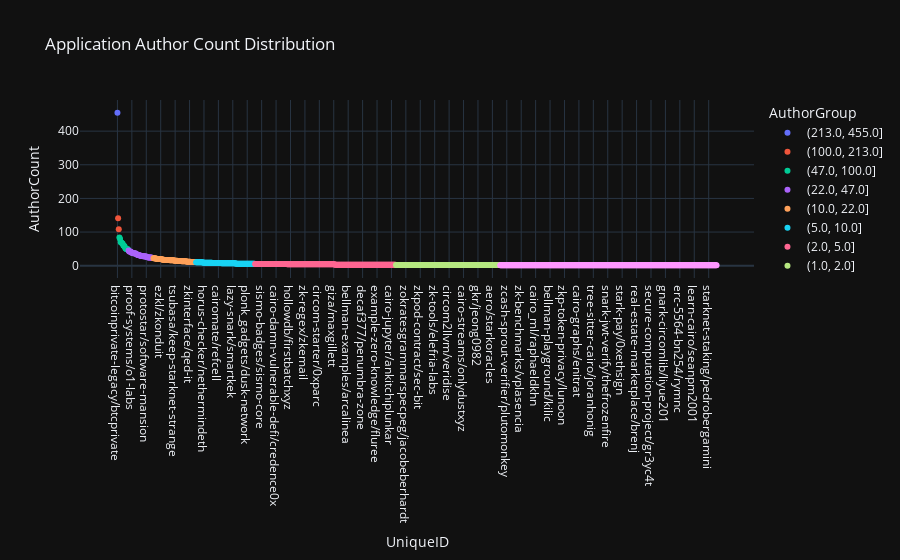

Source (notebook cell):
### Markdown cell above
#### Application Author Count

### Code cell
fig = px.scatter(application_committers,  x='UniqueID', y='AuthorCount',
                   color='AuthorGroup',
                   title='Application Author Count Distribution',
                   template='plotly_dark', 
                )
fig.show()

### Figure 1 — Plotly figure (JSON) as saved in the notebook; plotly's stock layout.template omitted (floating-point values rounded to 4 significant figures; data arrays with more than 128 entries replaced by an {"elided": "..."} marker saying what was removed)
{"data": [{"hovertemplate": "AuthorGroup=(213.0, 455.0]<br>UniqueID=%{x}<br>AuthorCount=%{y}<extra></extra>", "legendgroup": "(213.0, 455.0]", "marker": {"color": "#636efa", "symbol": "circle"}, "mode": "markers", "name": "(213.0, 455.0]", "orientation": "v", "showlegend": true, "type": "scatter", "x": ["bitcoinprivate-legacy/btcprivate"], "xaxis": "x", "y": [455], "yaxis": "y"}, {"hovertemplate": "AuthorGroup=(100.0, 213.0]<br>UniqueID=%{x}<br>AuthorCount=%{y}<extra></extra>", "legendgroup": "(100.0, 213.0]", "marker": {"color": "#EF553B", "symbol": "circle"}, "mode": "markers", "name": "(100.0, 213.0]", "orientation": "v", "showlegend": true, "type": "scatter", "x": ["starknet-ecosystem.com/419labs", "mina/minaprotocol"], "xaxis": "x", "y": [141, 108], "yaxis": "y"}, {"hovertemplate": "AuthorGroup=(47.0, 100.0]<br>UniqueID=%{x}<br>AuthorCount=%{y}<extra></extra>", "legendgroup": "(47.0, 100.0]", "marker": {"color": "#00cc96", "symbol": "circle"}, "mode": "markers", "name": "(47.0, 100.0]", "orientation": "v", "showlegend": true, "type": "scatter", "x": ["baseline/eea-oasis", "cairo/starkware-libs", "starknetbook/starknet-edu", "madara/keep-starknet-strange", "snarkos/aleohq", "starknet.js/0xs34n", "zokrates/zokrates", "zokrates/scrypt-inc", "zkevm-circuits/kroma-network", "kakarot/kkrt-labs", "cairo-vm/lambdaclass", "noah/findoranetwork", "noir/noir-lang", "darkfi/darkrenaissance"], "xaxis": "x", "y": [84, 79, 70, 69, 67, 65, 60, 59, 57, 52, 50, 49, 49, 49], "yaxis": "y"}, {"hovertemplate": "AuthorGroup=(22.0, 47.0]<br>UniqueID=%{x}<br>AuthorCount=%{y}<extra></extra>", "legendgroup": "(22.0, 47.0]", "marker": {"color": "#ab63fa", "symbol": "circle"}, "mode": "markers", "name": "(22.0, 47.0]", "orientation": "v", "showlegend": true, "type": "scatter", "x": ["lambdaworks/lambdaclass", "snarkvm/aleohq", "juno/nethermindeth", "dojo/dojoengine", "protocols/loopring", "proof-systems/o1-labs", "cairo-contracts/openzeppelin", "substrate-arkworks-examples/achimcc", "bellpepper/lurk-lab", "beerus/keep-starknet-strange", "o1js/o1-labs", "starknet-cairo-101/starknet-edu", "warp/nethermindeth", "starknet_in_rust/lambdaclass", "eden23cairo1/gyan0890", "starknet-foundry/foundry-rs", "starknet-devnet/0xspaceshard", "starknet-react/apibara", "cairo-by-example/lambdaclass", "starknet.go/nethermindeth", "alexandria/keep-starknet-strange", "zk-swap-libsnark/eyblockchain", "libsnark/lattice-based-zksnarks", "plonk/zk-garage", "ark-bulletproofs/findoranetwork", "nightfall_3/eyblockchain", "sdk/aleohq", "protostar/software-mansion", "panther-core/pantherprotocol", "libsnark_gadgetlib3/matter-labs-archive", "papyrus/starkware-libs", "kakarot-ssj/kkrt-labs", "realms-contracts/bibliothecadao", "celer-gnark/ingonyama-zk", "blockifier/starkware-libs", "pathfinder/eqlabs", "nile/openzeppelin", "starknet-meta/mybraavos"], "xaxis": "x", "y": [45, 42, 42, 42, 39, 39, 38, 37, 37, 37, 36, 36, 34, 33, 32, 32, 31, 30, 30, 29, 29, 29, 28, 28, 28, 27, 27, 27, 26, 25, 24, 24, 24, 24, 24, 24, 23, 23], "yaxis": "y"}, {"hovertemplate": "AuthorGroup=(10.0, 22.0]<br>UniqueID=%{x}<br>AuthorCount=%{y}<extra></extra>", "legendgroup": "(10.0, 22.0]", "marker": {"color": "#FFA15A", "symbol": "circle"}, "mode": "markers", "name": "(10.0, 22.0]", "orientation": "v", "showlegend": true, "type": "scatter", "x": ["argent-x/argentlabs", "plonk/dusk-network", "unirep/unirep", "lurk-rs/lurk-lab", "fastcrypto/mystenlabs", "protocol-substrate/webb-tools", "starknet-hardhat-plugin/0xspaceshard", "zkllvm-blueprint/nilfoundation", "starklings-cairo1/shramee", "zkapp-cli/o1-labs", "semaphore/semaphore-protocol", "ezkl/zkonduit", "wtf-starknet/wtfacademy", "nova/microsoft", "starknet.py/software-mansion", "gnark-crypto/consensys", "jellyfish/espressosystems", "cairo-foundry/open-dust", "starklings/onlydustxyz", "plonkup/dusk-network", "starknet-erc721/starknet-edu", "cairo-vm-py/lambdaclass", "orion/gizatechxyz", "zero-knowledge-gadgets/webb-tools", "zkflow/ing-bank", "zk-email-verify/zkemail", "starknet-rs/xjonathanlei", "icicle/ingonyama-zk", "scarb/software-mansion", "zerosync/zerosync", "get-starknet/starknet-io", "lasso/a16z", "cairo-vm-go/nethermindeth", "tsubasa/keep-starknet-strange", "circom_old/iden3", "protocol-solidity/webb-tools", "abpr22/baghery", "vamp-ir/anoma", "manta-signer/manta-network", "creative-cairo/shramee", "starknet-hardhat-example/0xspaceshard", "zkp-compiler-shootout/anoma", "lambdaworks_stark_platinum/lambdaclass", "cairo-vm.go/lambdaclass", "zkos/starkoracles", "zk-kit/privacy-scaling-explorations", "circuits/iden3", "starkonquest/onlydustxyz", "starknet.dart/focustree", "zkxprotocol/zkxteam", "pragma/astraly-labs", "bellman-substrate/layerxcom", "bazuka/ziesha-network", "starknet-erc20/starknet-edu", "cap/espressosystems", "zkinterface/qed-it", "celo-bls-snark-rs/celo-org", "starknet-messaging-bridge/starknet-edu", "starknetbyexample/nethermindeth", "argent-contracts-starknet/argentlabs", "elusiv/elusiv-privacy", "pequin/pepper-project", "gnark/platonnetwork", "circom_runtime/iden3", "zk-benchmarking/delendum-xyz"], "xaxis": "x", "y": [22, 22, 22, 21, 21, 20, 20, 20, 20, 20, 20, 20, 19, 19, 18, 18, 18, 17, 17, 17, 17, 17, 17, 17, 17, 16, 16, 16, 16, 16, 16, 16, 15, 15, 15, 15, 15, 14, 14, 14, 14, 14, 14, 13, 13, 13, 13, 13, 13, 13, 13, 12, 12, 12, 12, 12, 12, 11, 11, 11, 11, 11, 11, 11, 11], "yaxis": "y"}, {"hovertemplate": "AuthorGroup=(5.0, 10.0]<br>UniqueID=%{x}<br>AuthorCount=%{y}<extra></extra>", "legendgroup": "(5.0, 10.0]", "marker": {"color": "#19d3f3", "symbol": "circle"}, "mode": "markers", "name": "(5.0, 10.0]", "orientation": "v", "showlegend": true, "type": "scatter", "x": ["circom_tester/iden3", "roll_up/barrywhitehat", "eigen-zkvm/0xeigenlabs", "wtf-cairo/wtfacademy", "zkid-hydra-s1/contrix-zkid", "chess-dojo/rkdud007", "starknet-playground/starknet-io", "cairo_native/lambdaclass", "starknet-snap/consensys", "starknet_stack/lambdaclass", "poseidon252/dusk-network", "privacy/provideplatform", "horus-checker/nethermindeth", "sx-starknet/snapshot-labs", "eykar.org/age-of-eykar", "ckb-zkp/sec-bit", "olavm/sin7y", "sunscreen/sunscreen-tech", "zerokit/vacp2p", "dna/apibara", "generator-starknet/onlydustxyz", "zkopru/zkopru-network", "snark-challenge/minaprotocol", "pil-stark/0xpolygonhermez", "zk-nullifier-sig/plume-sig", "amarna/crytic", "zeth/clearmatics", "r1cs-tutorial/arkworks-rs", "pycrypto/zokrates", "mammoth_ui/zigzagexchange", "starknet-debug/starknet-edu", "protocol3-circuits/loopring", "nova-scotia/nalinbhardwaj", "zkalc/mmaker", "cairomate/refcell", "plonkit/fluidex", "zk-harness/zkcollective", "garaga/keep-starknet-strange", "starknet-accounts/starknet-edu", "fluidex-backend/fluidex", "marketplace-starknet/onlydustxyz", "haal/eddieoz", "prover-server/iden3", "aleo_lambda_vm/lambdaclass", "ape-cairo/apeworx", "app.starknet.id/starknet-id", "ripp/arkworks-rs", "arkproject/thearkprojekt", "rlnjs/rate-limiting-nullifier", "abi-wan-kanabi/keep-starknet-strange", "hydra-s1-zkps/sismo-core", "oberon/cryptidtech", "zkmega/patractlabs", "solidity_plonk_verifier/matter-labs", "mpc/zcash", "zkdao/simondos", "lazy-snark/smartkek", "carbon-protocol/carbonable", "checkpoint/checkpoint-labs", "circ/circify", "air-script/0xpolygonmiden", "df-snarker/bind", "dex-zksnarks/gnosis", "thoth/fuzzinglabs", "libstark/elibensasson", "freshcryptolib/rdubois-crypto", "go-circom-prover-verifier/iden3", "hardhat-warp/nethermindeth", "starknet-jvm/software-mansion", "khepri/bitcoin-stark", "starknet-devnet-rs/0xspaceshard", "loot-survivor/bibliothecadao", "starklane/thearkprojekt", "starkbot/focustree", "snarkit/fluidex", "openzl/openzklib", "picus/chyanju", "ryo/dopedao", "plonk_gadgets/dusk-network", "pysnark/meilof", "wedpr-lab-crypto/webankblockchain", "pyzpk/shaanrockz", "circom-ecdsa/0xparc", "za/adria0", "cairo-template/auditless", "anon/webb-tools", "zkdatabase/orochi-network", "cream/couger-inc", "zkmessage.xyz/0xparc", "zero-chain/layerxcom"], "xaxis": "x", "y": [10, 10, 10, 10, 10, 10, 10, 10, 10, 10, 10, 9, 9, 9, 9, 9, 9, 9, 9, 9, 9, 9, 9, 9, 9, 8, 8, 8, 8, 8, 8, 8, 8, 8, 8, 8, 8, 8, 8, 7, 7, 7, 7, 7, 7, 7, 7, 7, 7, 7, 7, 7, 7, 7, 7, 7, 7, 7, 7, 7, 7, 6, 6, 6, 6, 6, 6, 6, 6, 6, 6, 6, 6, 6, 6, 6, 6, 6, 6, 6, 6, 6, 6, 6, 6, 6, 6, 6, 6, 6], "yaxis": "y"}, {"hovertemplate": "AuthorGroup=(2.0, 5.0]<br>UniqueID=%{x}<br>AuthorCount=%{y}<extra></extra>", "legendgroup": "(2.0, 5.0]", "marker": {"color": "#FF6692", "symbol": "circle"}, "mode": "markers", "name": "(2.0, 5.0]", "orientation": "v", "showlegend": true, "type": "scatter", "x": {"elided": "215 str values"}, "xaxis": "x", "y": {"elided": "215 int values"}, "yaxis": "y"}, {"hovertemplate": "AuthorGroup=(1.0, 2.0]<br>UniqueID=%{x}<br>AuthorCount=%{y}<extra></extra>", "legendgroup": "(1.0, 2.0]", "marker": {"color": "#B6E880", "symbol": "circle"}, "mode": "markers", "name": "(1.0, 2.0]", "orientation": "v", "showlegend": true, "type": "scatter", "x": {"elided": "159 str values"}, "xaxis": "x", "y": {"elided": "159 int values"}, "yaxis": "y"}, {"hovertemplate": "AuthorGroup=(0.0, 1.0]<br>UniqueID=%{x}<br>AuthorCount=%{y}<extra></extra>", "legendgroup": "(0.0, 1.0]", "marker": {"color": "#FF97FF", "symbol": "circle"}, "mode": "markers", "name": "(0.0, 1.0]", "orientation": "v", "showlegend": true, "type": "scatter", "x": {"elided": "331 str values"}, "xaxis": "x", "y": {"elided": "331 int values"}, "yaxis": "y"}], "layout": {"legend": {"title": {"text": "AuthorGroup"}, "tracegroupgap": 0}, "title": {"text": "Application Author Count Distribution"}, "xaxis": {"anchor": "y", "domain": [0, 1], "title": {"text": "UniqueID"}}, "yaxis": {"anchor": "x", "domain": [0, 1], "title": {"text": "AuthorCount"}}}}
